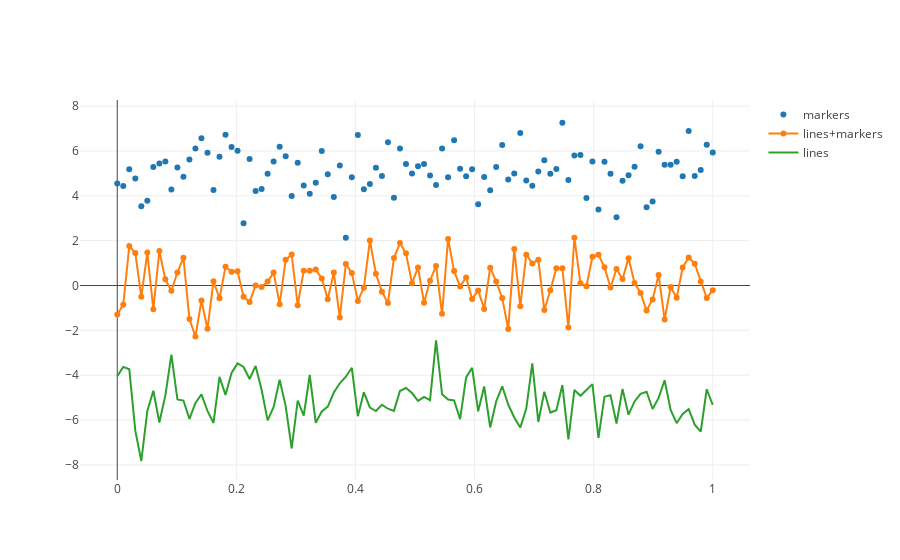

Notebook code cell kept with this figure:
### Code cell
N = 100
random_x = np.linspace(0, 1, N)
random_y0 = np.random.randn(N)+5
random_y1 = np.random.randn(N)
random_y2 = np.random.randn(N)-5

# Create traces
trace0 = go.Scatter(
    x = random_x,
    y = random_y0,
    mode = 'markers',
    name = 'markers'
)
trace1 = go.Scatter(
    x = random_x,
    y = random_y1,
    mode = 'lines+markers',
    name = 'lines+markers'
)
trace2 = go.Scatter(
    x = random_x,
    y = random_y2,
    mode = 'lines',
    name = 'lines'
)

data = [trace0, trace1, trace2]
plotly.offline.iplot(data, filename='scatter-mode')
